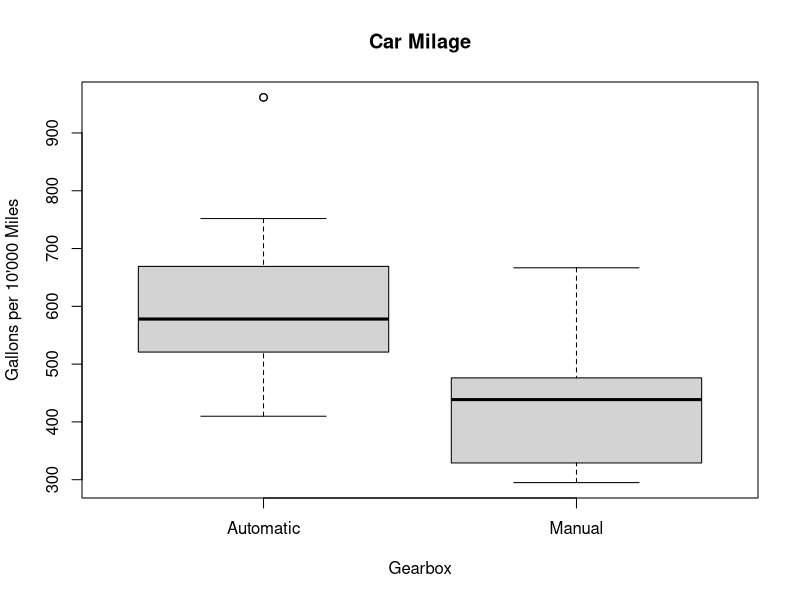
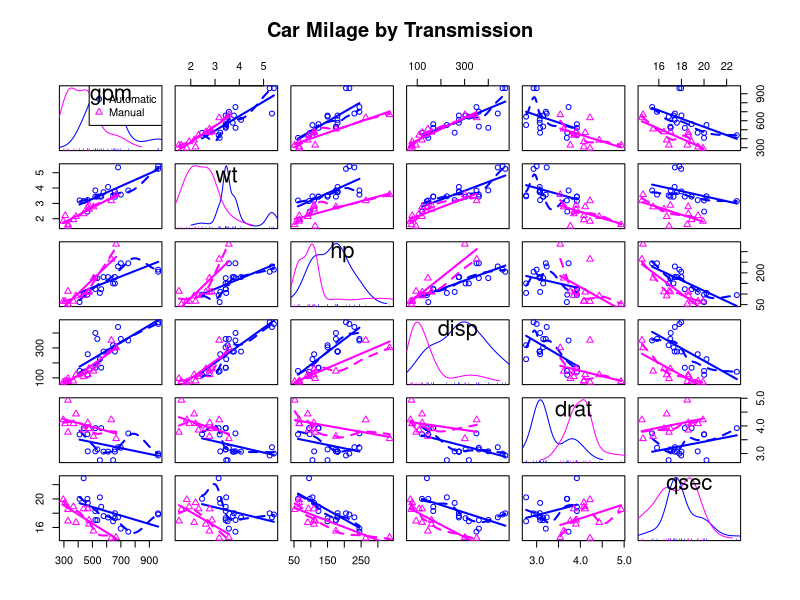
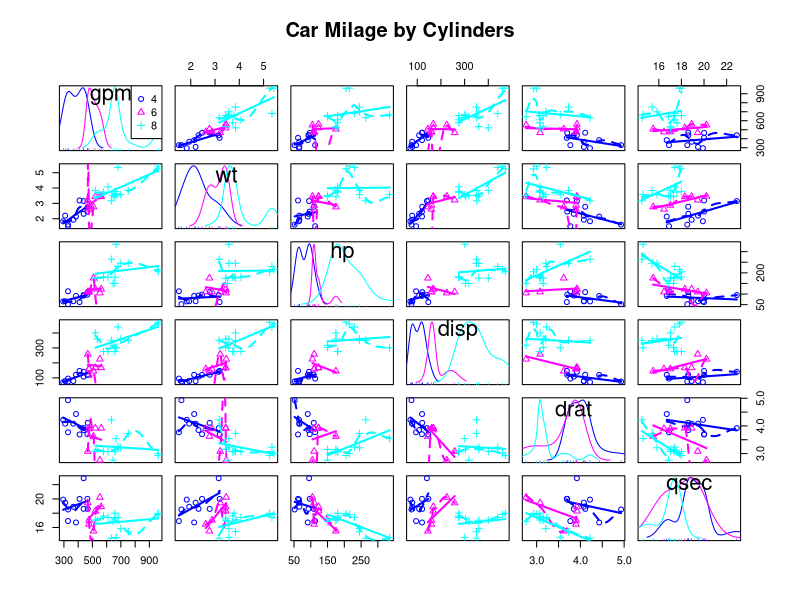

R code for these plots, in order:
## ---- chunk 1
data(mtcars)
str(mtcars)
## ---- chunk 2
mtcars$gpm <- 10000/mtcars$mpg
mtcars$vs <- factor(mtcars$vs, labels=c("V","Straight"))
mtcars$am <- factor(mtcars$am, labels=c("Automatic","Manual"))
## ---- chunk 3
str(mtcars)
## ---- chunk 4
fmtcars <- subset(mtcars, select=-mpg)
## ---- chunk 5
boxplot(gpm~am, data = fmtcars,
        xlab = "Gearbox",
        ylab = "Gallons per 10'000 Miles",
        main = "Car Milage")
## ---- chunk 6
t <- t.test(fmtcars[fmtcars$am=="Automatic",]$gpm,
            fmtcars[fmtcars$am=="Manual",]$gpm)
## ---- chunk 7
print(t)

cat("The p-value is",t$p.value,"so we and reject the null hypothesis and conclude that within the dataset the difference between automatic and manual transmission is significant.")
## ---- chunk 8
sort(cor(fmtcars[11], fmtcars[c(1:6,9:10)])[1,])
## ---- chunk 9
fit <- lm(gpm~., data = fmtcars)
summary(fit)
## ---- chunk 10
bestfit <- step(fit, direction="both")
## ---- chunk 11
summary(bestfit)
## ---- chunk 12
altfit <- lm(gpm ~ disp + wt + carb + am, data = fmtcars)
## ---- chunk 13
anova(bestfit, altfit)
## ---- chunk 14
data(mtcars)
fit <- lm(mpg~., data = mtcars)
bestfit <- step(fit, direction="both")
## ---- chunk 15
summary(bestfit)
## ---- chunk 16
require(car)
## ---- chunk 17
scatterplotMatrix(~gpm+wt+hp+disp+drat+qsec|am,
                  data=fmtcars,
                  main="Car Milage by Transmission")

scatterplotMatrix(~gpm+wt+hp+disp+drat+qsec|cyl,
                  data=fmtcars,
                  main="Car Milage by Cylinders")
